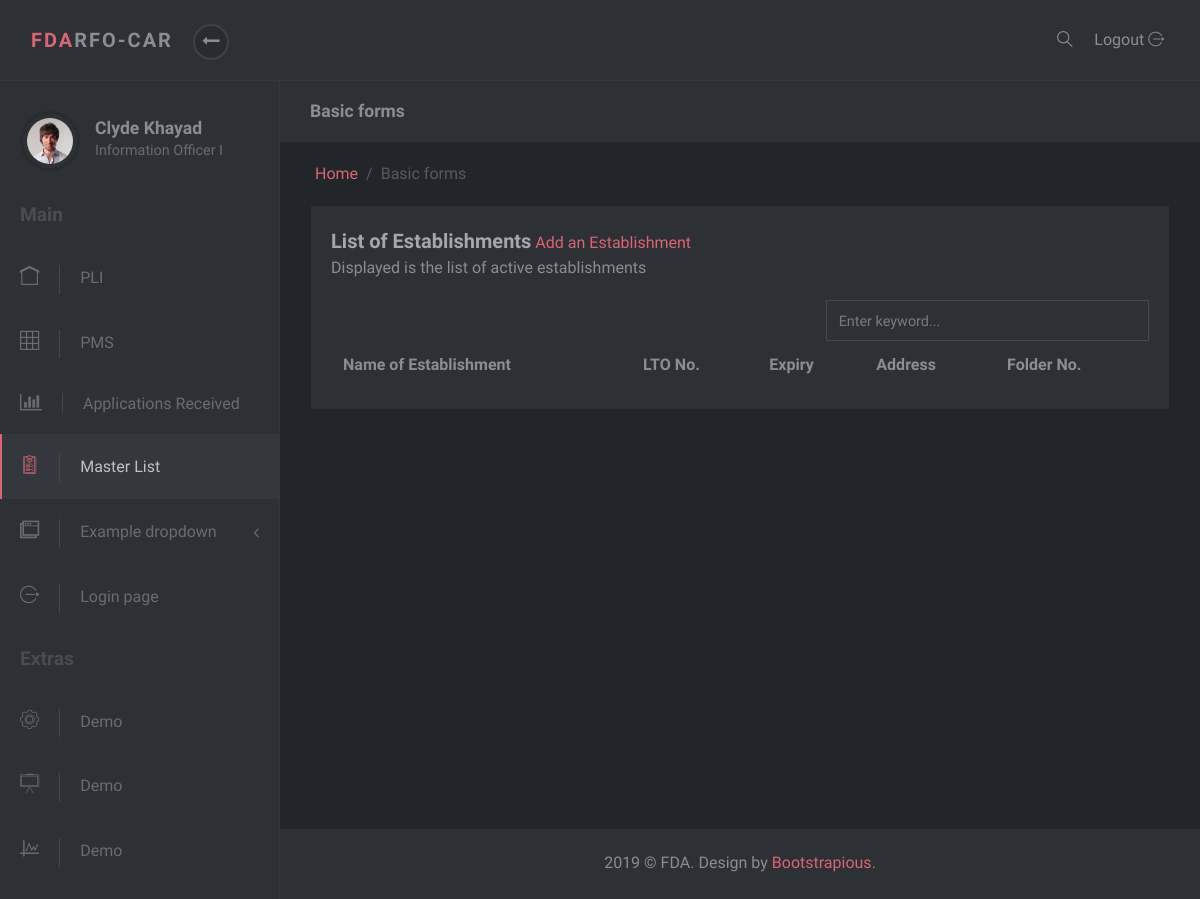
The app's page /masterlist/, older data.
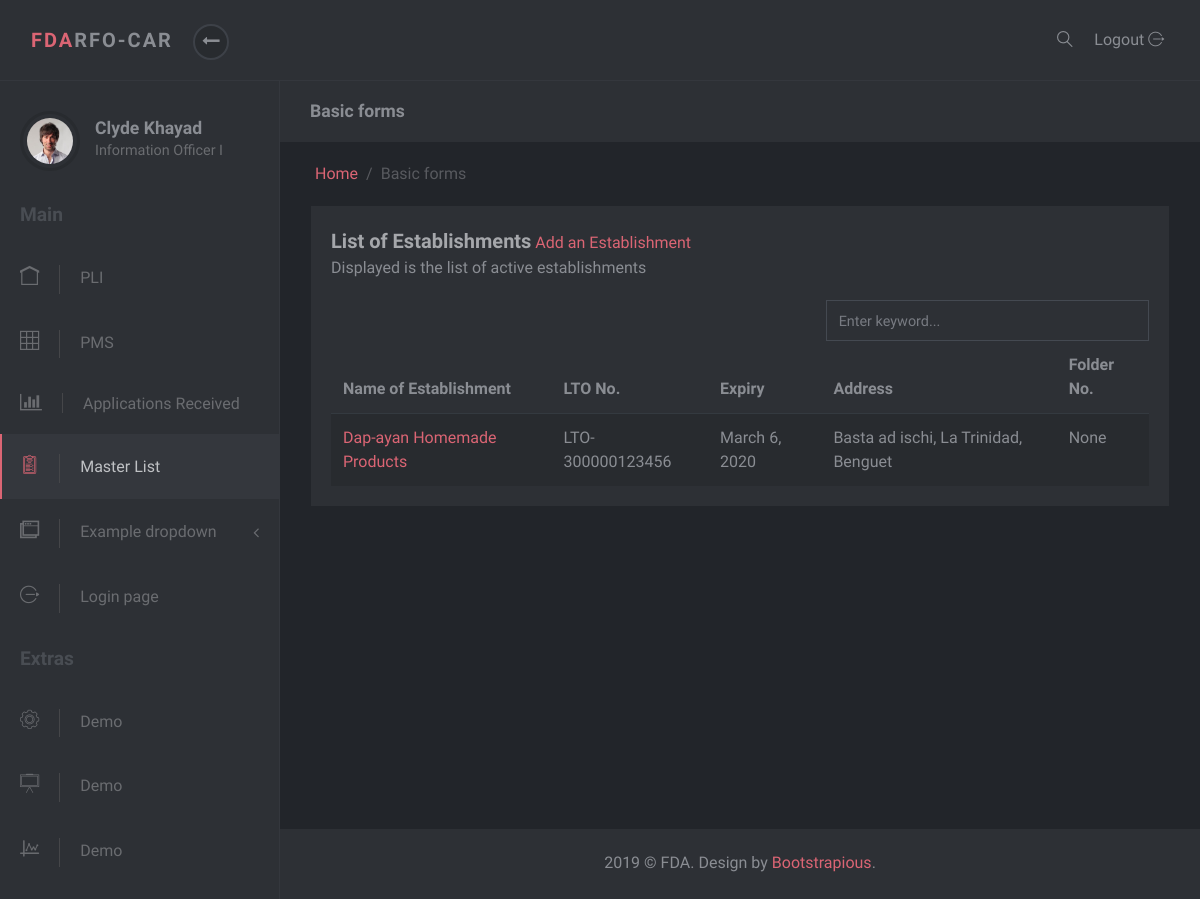
The same page, newer data.
### masterlist/models.py (models this page shows, shortened)
class Establishment(models.Model):
    date_modified = models.DateTimeField('date modified', default=timezone.now)
    application = models.CharField(max_length=1, choices=constants.APPLICATIONS)
    name = models.CharField(max_length=60)
    product_type = models.ForeignKey(ProductType, on_delete=models.SET_NULL, null=True)
    center = models.CharField(max_length=6, choices=constants.CENTERS)
    primary_activity = models.ForeignKey(PrimaryActivity, on_delete=models.CASCADE, null=True)
    specific_activity = models.ManyToManyField(SpecificActivity)
    additional_activity = models.ForeignKey(AdditionalActivity, on_delete=models.SET_NULL, null=True)
    product_line = models.ForeignKey(ProductLine, on_delete=models.SET_NULL, null=True, blank=True)
    remarks = models.CharField(max_length=100, null=True, blank=True)
    status = models.CharField(max_length=8, choices=constants.EST_STATUS, null=True, default="Active")
    folder_id = models.CharField(max_length=10, null=True, verbose_name="Folder Number")

class Lto(models.Model):
    establishment = models.OneToOneField(Establishment, on_delete=models.CASCADE, null=True)
    issuance = models.DateTimeField('date issued')
    lto_number = models.CharField(max_length=20)
    expiry = models.DateTimeField('expiry date')

class Address(models.Model):
    address = models.CharField(max_length=50)
    region = models.ForeignKey(Region, on_delete=models.SET_NULL, null=True)
    province = models.ForeignKey(Province, on_delete=models.SET_NULL, null=True)
    municipality_or_city = models.ForeignKey(CityOrMunicipality, on_delete=models.SET_NULL, null=True)
    def full_address(self):
        return self.address + ', ' + self.municipality_or_city.name + ', ' + self.province.name

class CityOrMunicipality(models.Model):
    name = models.CharField(max_length=30)
    province = models.ForeignKey(Province, on_delete=models.CASCADE)

class Province(models.Model):
    name = models.CharField(max_length=30)
    region = models.ForeignKey(Region, on_delete=models.SET_NULL, null=True)

### masterlist/views.py (the view)
# urls.py: path('', EstablishmentListView.as_view(), name='index'),
class EstablishmentListView(ListView):
    template_name = 'masterlist/index.html'
    context_object_name = 'est_list'
    def get_queryset(self):
        return Establishment.objects.all()

### masterlist/templates/masterlist/index.html (shortened to what this page needs)
{% extends 'masterlist/partial/base.html' %}
{% block content %}
<div class="row">
    <div class="col-lg-12">
        <div class="block">
            <div class="title">
                <strong>List of Establishments</strong>  <a href="{% url 'admin:masterlist_establishment_add' %}" target="_blank">Add an Establishment</a>
                <span class="d-block">Displayed is the list of active establishments</span>
            </div>
            <div class="row">
                <div class="col-md-7">
                </div>
                <div class="col-md-5">
                    <input type="text" class="form-control " placeholder="Enter keyword...">
                </div>
            </div>
            <div class="block-body">
                <div class="table-responsive">
                    <table class="table table-striped table-hover">
                        <thead>
                        <tr>
                            <th>Name of Establishment</th>
                            <th>LTO No.</th>
                            <th>Expiry</th>
                            <th>Address</th>
                            <th>Folder No.</th>
                        </tr>
                        </thead>
                        <tbody>
                        {% for est in est_list %}
                        <tr>
                            <td><a href="{% url 'masterlist:est-detail' est.id %}">{{est.name}}</a></td>
                            <td>{{est.lto.lto_number}}</td>
                            <td>{{est.lto.expiry.date}}</td>
                            <td>{{est.plantaddress.full_address}}</td>
                            <td>{{est.folder_id}}</td>
                        </tr>
                        {% endfor %}
                        </tbody>
                    </table>
                </div>
            </div>
        </div>
    </div>
</div>
{% endblock %}

Row changes from the older to the newer data that the page shows:
added Establishment: name "Dap-ayan Homemade Products", lto.lto_number "LTO-300000123456", lto.expiry "March 6, 2020", plantaddress.full_address "Basta ad ischi, La Trinidad, Benguet", folder_id "None"
